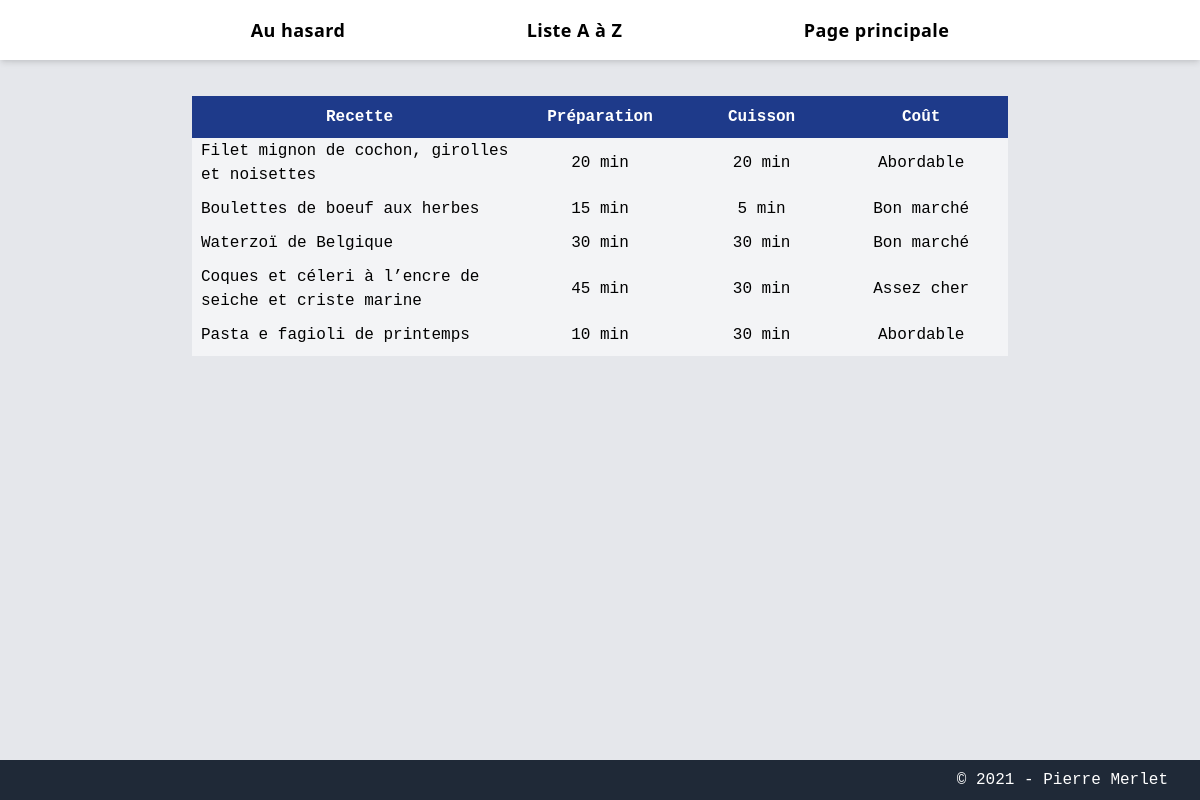
The page /random/ on the database its author committed.
### recettes_gui/models.py (models this page shows, shortened)
class Recipe(models.Model):
    name = models.CharField(max_length=255, null=True, blank=True)
    link = models.CharField(max_length=255, null=True, blank=True)
    difficulty = models.CharField(max_length=255, null=True, blank=True)
    cost = models.CharField(max_length=255, null=True, blank=True)
    prep_time = models.CharField(max_length=255, null=True, blank=True)
    cook_time = models.CharField(max_length=255, null=True, blank=True)
    ingredients = models.TextField(null=True, blank=True)
    steps = models.TextField(null=True, blank=True)

### recettes_gui/views.py (the view)
# urls.py: path('random/', views.RandomRecipeView.as_view()),
class RandomRecipeView(ListView):
    model = Recipe
    context_object_name = 'random_recipes'
    template_name = 'random.html'
    def get_queryset(self):
       return Recipe.objects.order_by('?')

### recettes_gui/templates/random.html
{% extends 'base.html' %}
{% block random %}
<table class='bg-gray-100 table-fixed mt-auto'>
    <tr class='bg-blue-900 text-white border-8 border-blue-900'>
        <th class='w-1/3'>Recette</th>
        <th class='w-1/6'>Préparation</th>
        <th class='w-1/6'>Cuisson</th>
        <th class='w-1/6'>Coût</th>
    </tr>
        {% for recipe in random_recipes|slice:":5"%}
            <tr class='border-gray-100 border-8'>
                <td><a href={{recipe.link}} class="hover:text-blue-800">{{recipe.name}}</a></td>
                <td class='text-center'>{{recipe.prep_time}}</td>
                <td class='text-center'>{{recipe.cook_time}}</td>
                <td class='text-center'>{{recipe.cost}}</td>
            </tr>
        {% endfor %}
</table>
{% endblock %}

### rows shown on the page
Recipe: name "Filet mignon de cochon, girolles et noisettes", prep_time "20 min", cook_time "20 min", cost "Abordable"
Recipe: name "Boulettes de boeuf aux herbes", prep_time "15 min", cook_time "5 min", cost "Bon marché"
Recipe: name "Waterzoï de Belgique", prep_time "30 min", cook_time "30 min", cost "Bon marché"
Recipe: name "Coques et céleri à l’encre de seiche et criste marine", prep_time "45 min", cook_time "30 min", cost "Assez cher"
Recipe: name "Pasta e fagioli de printemps", prep_time "10 min", cook_time "30 min", cost "Abordable"
